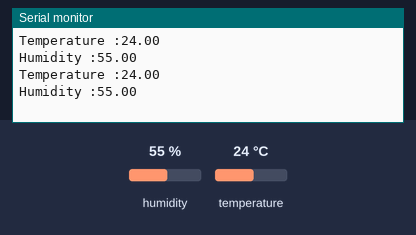
Bench run of a sketch on a simulated Arduino Uno, built with avr-gcc and run on an emulated ATmega328P. Shown: the last lines printed to the serial monitor. Inputs (shaded band) come from the test bench; at power-on: humidity 55 %, temperature 24 °C.

Above: at 2.8 s.
2.9 s: humidity set to 22 %
At 4.6 s:
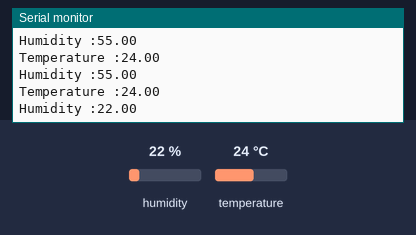
5.6 s: temperature set to 12 °C
At 7.0 s:
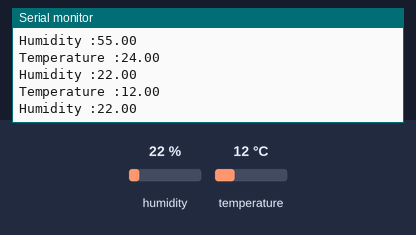
8.3 s: humidity set to 40 %
At 10.6 s:
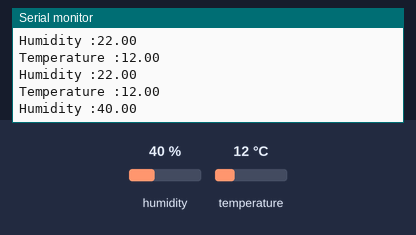
Timing chart, 0 to 12.1 s (numbered marks = the images above; inputs shaded):
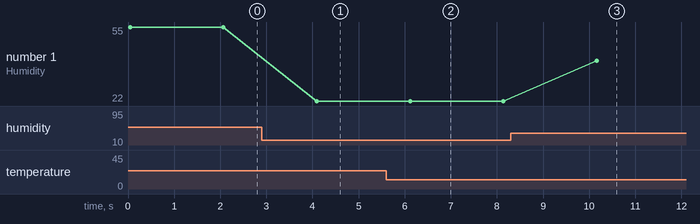

The sketch:

DHT11.ino
```cpp
#include <dht.h>

dht DHT;

#define temp 2

void setup() {
 Serial.begin(9600);
}

void loop() {
  int chk = DHT.read11(temp);
  Serial.print("Temperature :");
  Serial.println(DHT.temperature);
  Serial.print("Humidity :");
  Serial.println(DHT.humidity);
  delay(2000);
}
```

Measured:
- after the input at 2.9 s, the serial monitor: prints a new line after 1.2 s (image 1)
- after the input at 5.6 s, the serial monitor: prints a new line after 0.50 s (image 2)
- after the input at 8.3 s, the serial monitor: prints a new line after 1.9 s (image 3)
- plotted number 1: 55 → 22 after the input at 2.9 s, 22 → 40 after the input at 8.3 s
